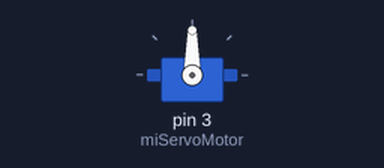
This sketch was run on a simulated Arduino Uno, built with avr-gcc and run on an emulated ATmega328P. Shown: servo.

Above: at 0.05 s.
At 3.0 s:
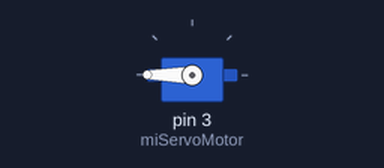
At 6.0 s:
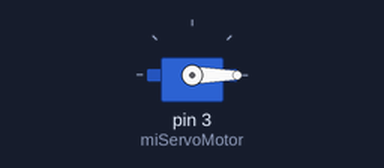
Timing chart, 0 to 7.8 s (numbered marks = the images above):
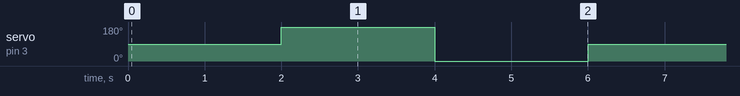

The sketch:

servoMotor.ino
```cpp
#include <Servo.h>
Servo miServoMotor;

void setup() {
  miServoMotor.attach(3);
}

void loop() {
  /*
  for(int i = 0; i<180;i++){
    miServoMotor.write(i);
    delay(200);
  }
*/

  miServoMotor.write(90);
  delay(2000);
  miServoMotor.write(180);
  delay(2000);
  miServoMotor.write(0);
  delay(2000);

}
```

Measured:
- by itself, servo on pin 3 (miServoMotor): repeats every 6.0 s: 0° 2.0 s, 90° 2.0 s, 180° 2.0 s
